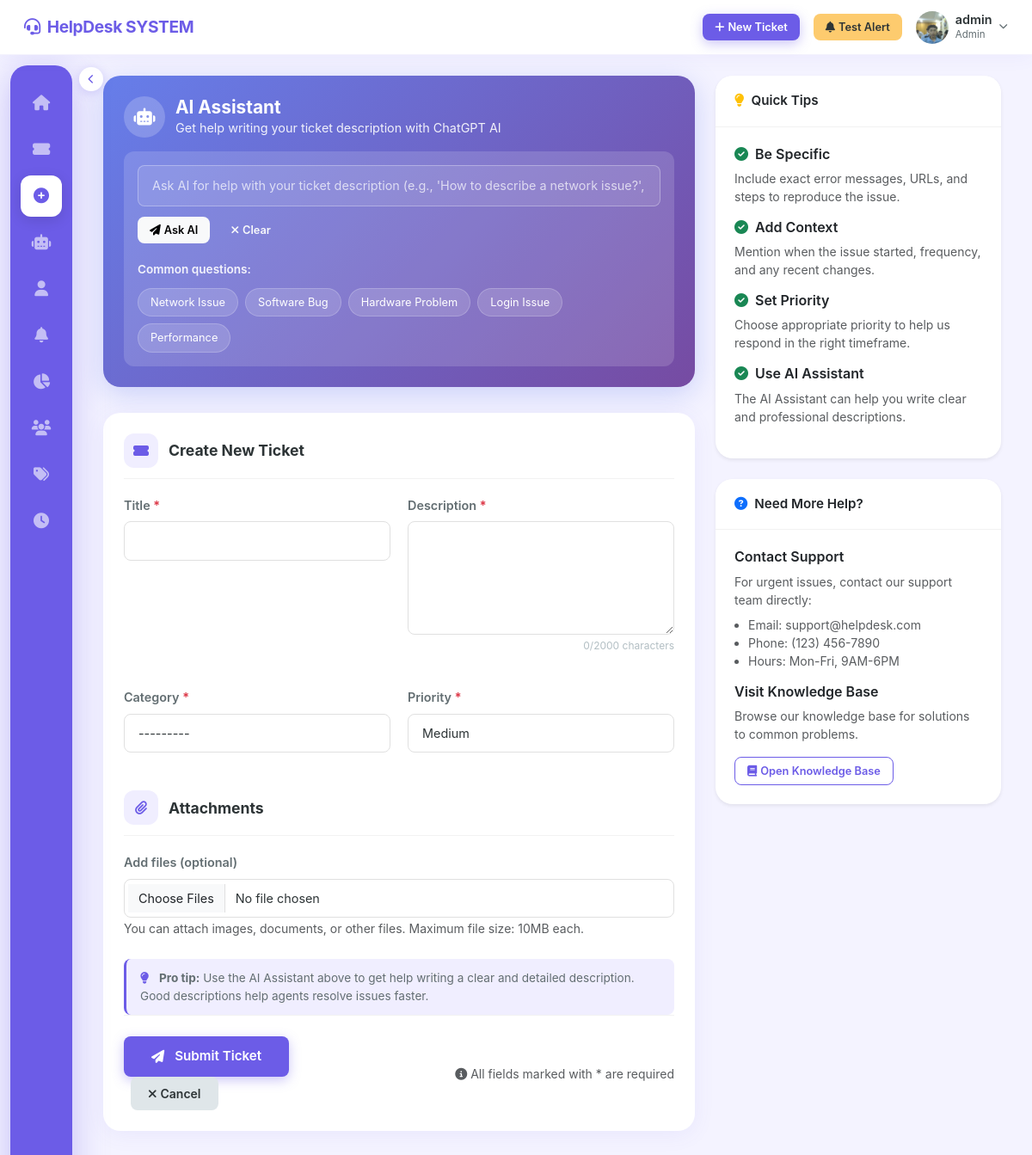
The page /tickets/create/ (signed in) on the database its author committed.
### accounts/models.py (models this page shows, shortened)
class User(AbstractUser):
    ROLE_CHOICES = [
        ('admin', 'Admin'),
        ('agent', 'Agent'),
        ('user', 'User'),
    ]
    role = models.CharField(max_length=10, choices=ROLE_CHOICES, default='user')
    phone = models.CharField(max_length=20, blank=True, null=True)
    profile_picture = models.ImageField(
        upload_to='profile_pictures/', blank=True, null=True
    )
    department = models.CharField(max_length=100, blank=True, null=True)
    created_at = models.DateTimeField(auto_now_add=True)
    updated_at = models.DateTimeField(auto_now=True)

### tickets/views.py (the view)
# urls.py: path('tickets/create/', views.ticket_create_view, name='ticket_create'),
@login_required
def ticket_create_view(request):
    if request.method == 'POST':
        form = TicketCreateForm(request.POST)
        files = request.FILES.getlist('attachments')
        if form.is_valid():
            ticket = form.save(commit=False)
            ticket.ticket_id = generate_ticket_id()
            ticket.created_by = request.user
            ticket.sla_deadline = calculate_sla_deadline(ticket.priority)
            ticket.save()
            for f in files:
                Attachment.objects.create(ticket=ticket, file=f, uploaded_by=request.user)
            log_ticket_history(ticket, request.user, 'Created', 'Ticket created.')
            send_ticket_notification(ticket, 'created')
            from .notifications import send_change_alert
            send_change_alert(
                user=request.user,
                action='create',
                object_type='ticket',
                object_info=f'Ticket #{ticket.ticket_id}: {ticket.title}',
                details=f'Priority: {ticket.get_priority_display()}, Category: {ticket.category.name if ticket.category else "None"}'
            )
            request.session['ios_notification'] = {
                'type': 'success',
                'title': 'Ticket Created',
                'message': f'Ticket #{ticket.ticket_id} created successfully',
                'icon': '✅',
                'auto_hide': True,
                'duration': 4000
            }
            messages.success(request, f'Ticket {ticket.ticket_id} created successfully.')
            return redirect('ticket_detail', ticket_id=ticket.ticket_id)
    else:
        form = TicketCreateForm()
    return render(request, 'tickets/create_ticket.html', {'form': form})

### tickets/templates/tickets/create_ticket.html (shortened to what this page needs)
{% extends 'base.html' %}
{% block content %}
<div class="container-fluid">
    <div class="row">
        <div class="col-lg-8">
            <div class="ai-assistant-container">
                <div class="ai-assistant-header">
                    <div class="ai-assistant-icon">
                        <i class="fas fa-robot"></i>
                    </div>
                    <div>
                        <h3 class="ai-assistant-title">AI Assistant</h3>
                        <p class="ai-assistant-subtitle">Get help writing your ticket description with ChatGPT AI</p>
                    </div>
                </div>
                <div class="ai-prompt-container">
                    <input type="text" class="ai-prompt-input" placeholder="Ask AI for help with your ticket description (e.g., 'How to describe a network issue?', 'Help me write about software bug', etc.)" id="aiPrompt">
                    <div class="ai-action-buttons">
                        <button class="btn btn-light btn-sm" id="aiAskButton">
                            <i class="fas fa-paper-plane me-1"></i>Ask AI
                        </button>
                        <button class="btn btn-outline-light btn-sm" id="aiClearButton">
                            <i class="fas fa-times me-1"></i>Clear
                        </button>
                    </div>
                    <div class="ai-suggestions">
                        <div class="ai-suggestion-title">Common questions:</div>
                        <div class="ai-suggestion-badges">
                            <div class="ai-suggestion-badge" data-prompt="How to describe a network connectivity issue?">Network Issue</div>
                            <div class="ai-suggestion-badge" data-prompt="Help me write about a software bug">Software Bug</div>
                            <div class="ai-suggestion-badge" data-prompt="How to report a hardware problem?">Hardware Problem</div>
                            <div class="ai-suggestion-badge" data-prompt="Best way to describe login issues?">Login Issue</div>
                            <div class="ai-suggestion-badge" data-prompt="How to explain a performance problem?">Performance</div>
                        </div>
                    </div>
                </div>
            </div>
            <div class="form-section">
                <div class="form-section-header">
                    <div class="form-section-icon">
                        <i class="fas fa-ticket-alt"></i>
                    </div>
                    <h4 class="form-section-title">Create New Ticket</h4>
                </div>
                <form method="post" enctype="multipart/form-data" novalidate id="ticketForm">
                    <div class="form-grid">
                        {% for field in form %}
                            <div class="form-group-enhanced">
                                <label class="form-label-enhanced" for="{{ field.id_for_label }}">
                                    {{ field.label }}
                                    {% if field.field.required %}<span class="text-danger">*</span>{% endif %}
                                </label>
                                {{ field }}
                                {% if field.name == 'description' %}
                                    <div class="char-counter" id="charCounter">0/2000 characters</div>
                                {% endif %}
                            </div>
                        {% endfor %}
                    </div>
                    <div class="form-section-header mt-4">
                        <div class="form-section-icon">
                            <i class="fas fa-paperclip"></i>
                        </div>
                        <h4 class="form-section-title">Attachments</h4>
                    </div>
                    <div class="mb-4">
                        <label class="form-label-enhanced">Add files (optional)</label>
                        <input type="file" name="attachments" class="form-control" id="attachmentsInput" multiple accept="image/*,.pdf,.doc,.docx,.xls,.xlsx,.txt">
                        <small class="form-text text-muted">You can attach images, documents, or other files. Maximum file size: 10MB each.</small>
                    </div>
                    <div class="ai-help-tip">
                        <i class="fas fa-lightbulb"></i>
                        <strong>Pro tip:</strong> Use the AI Assistant above to get help writing a clear and detailed description. Good descriptions help agents resolve issues faster.
                    </div>
                    <div class="form-actions">
                        <div>
                            <button class="btn btn-primary submit-button" type="submit">
                                <i class="fas fa-paper-plane me-1"></i>Submit Ticket
                            </button>
                            <a href="{% url 'ticket_list' %}" class="btn btn-secondary ms-2">
                                <i class="fas fa-times me-1"></i>Cancel
                            </a>
                        </div>
                        <div class="text-muted small">
                            <i class="fas fa-info-circle me-1"></i>All fields marked with * are required
                        </div>
                    </div>
                </form>
            </div>
        </div>
        <div class="col-lg-4">
            <div class="card shadow-sm mb-4">
                <div class="card-header bg-white fw-semibold">
                    <i class="fas fa-lightbulb me-2 text-warning"></i>Quick Tips
                </div>
                <div class="card-body">
                    <div class="mb-3">
                        <h6 class="fw-semibold"><i class="fas fa-check-circle text-success me-2"></i>Be Specific</h6>
                        <p class="small text-muted">Include exact error messages, URLs, and steps to reproduce the issue.</p>
                    </div>
                    <div class="mb-3">
                        <h6 class="fw-semibold"><i class="fas fa-check-circle text-success me-2"></i>Add Context</h6>
                        <p class="small text-muted">Mention when the issue started, frequency, and any recent changes.</p>
                    </div>
                    <div class="mb-3">
                        <h6 class="fw-semibold"><i class="fas fa-check-circle text-success me-2"></i>Set Priority</h6>
                        <p class="small text-muted">Choose appropriate priority to help us respond in the right timeframe.</p>
                    </div>
                    <div class="mb-3">
                        <h6 class="fw-semibold"><i class="fas fa-check-circle text-success me-2"></i>Use AI Assistant</h6>
                        <p class="small text-muted">The AI Assistant can help you write clear and professional descriptions.</p>
                    </div>
                </div>
            </div>
            <div class="card shadow-sm">
                <div class="card-header bg-white fw-semibold">
                    <i class="fas fa-question-circle me-2 text-primary"></i>Need More Help?
                </div>
                <div class="card-body">
                    <div class="mb-3">
                        <h6 class="fw-semibold">Contact Support</h6>
                        <p class="small text-muted mb-2">For urgent issues, contact our support team directly:</p>
                        <ul class="small text-muted ps-3">
                            <li>Email: support@helpdesk.com</li>
                            <li>Phone: (123) 456-7890</li>
                            <li>Hours: Mon-Fri, 9AM-6PM</li>
                        </ul>
                    </div>
                    <div>
                        <h6 class="fw-semibold">Visit Knowledge Base</h6>
                        <p class="small text-muted">Browse our knowledge base for solutions to common problems.</p>
                        <a href="#" class="btn btn-outline-primary btn-sm">
                            <i class="fas fa-book me-1"></i>Open Knowledge Base
                        </a>
                    </div>
                </div>
            </div>
        </div>
    </div>
</div>
{% endblock %}

### templates/base.html (shortened to what this page needs)
<!DOCTYPE html>
<html lang="en">
<head>
  <link rel="stylesheet" href="https://cdn.jsdelivr.net/npm/bootstrap@5.3.2/dist/css/bootstrap.min.css">
  <link rel="stylesheet" href="https://cdnjs.cloudflare.com/ajax/libs/font-awesome/6.4.2/css/all.min.css">
  {% load static %}
  <link rel="stylesheet" href="{% static 'css/style.css' %}">
</head>
<body>
{% if user.is_authenticated %}
<nav class="navbar">
  <a class="navbar-brand" href="{% url 'dashboard' %}">
    <i class="fa fa-headset"></i>HelpDesk SYSTEM
  </a>
  <div class="ms-auto d-flex align-items-center gap-3">
    <a href="{% url 'ticket_create' %}" class="btn btn-primary btn-sm">
      <i class="fa fa-plus me-1"></i>New Ticket
    </a>
    {% if user.is_authenticated and user.role == 'admin' %}
    <button id="testNotificationBtn" class="btn btn-warning btn-sm">
      <i class="fa fa-bell me-1"></i>Test Alert
    </button>
    {% endif %}
    <div class="dropdown">
      <div data-bs-toggle="dropdown" style="cursor:pointer;" class="d-flex align-items-center gap-2">
        {% if user.profile_picture %}
          <img src="{{ user.profile_picture.url }}" class="nav-avatar" alt="">
        {% else %}
          <div class="nav-avatar-initials">{{ user.username|slice:":1"|upper }}</div>
        {% endif %}
        <div class="d-none d-md-block">
          <div class="fw-semibold" style="font-size:.9rem;line-height:1.2;">{{ user.username }}</div>
          <div style="font-size:.72rem;color:var(--text-secondary);">{{ user.get_role_display }}</div>
        </div>
        <i class="fa fa-chevron-down" style="font-size:.65rem;color:var(--text-secondary);"></i>
      </div>
    </div>
  </div>
</nav>
<button class="sidebar-toggle" id="sidebarToggle" title="Toggle sidebar">
</button>
<nav class="sidebar" id="sidebar">
  <a class="nav-link {% if request.resolver_match.url_name == 'dashboard' %}active{% endif %}"
     href="{% url 'dashboard' %}" title="Dashboard">
    <i class="fa fa-home"></i>
  </a>
  <a class="nav-link {% if request.resolver_match.url_name == 'ticket_list' %}active{% endif %}"
     href="{% url 'ticket_list' %}" title="Tickets">
    <i class="fa fa-ticket-alt"></i>
  </a>
  <a class="nav-link {% if request.resolver_match.url_name == 'ticket_create' %}active{% endif %}"
     href="{% url 'ticket_create' %}" title="New Ticket">
    <i class="fa fa-plus-circle"></i>
  </a>
  <a class="nav-link {% if request.resolver_match.url_name == 'ai_chat' %}active{% endif %}"
     href="{% url 'ai_chat' %}" title="Q&A AI">
    <i class="fa fa-robot"></i>
  </a>
  <a class="nav-link {% if request.resolver_match.url_name == 'profile' %}active{% endif %}"
     href="{% url 'profile' %}" title="Profile">
    <i class="fa fa-user"></i>
  </a>
  {% if user.role == 'admin' %}
  <a class="nav-link {% if request.resolver_match.url_name == 'notification_test' %}active{% endif %}"
     href="{% url 'notification_test' %}" title="Test Notifications">
    <i class="fa fa-bell"></i>
  </a>
  {% endif %}
  {% if user.role == 'admin' or user.role == 'agent' %}
  <a class="nav-link {% if request.resolver_match.url_name == 'reports' %}active{% endif %}"
     href="{% url 'reports' %}" title="Reports">
    <i class="fa fa-chart-pie"></i>
  </a>
  {% endif %}
  {% if user.role == 'admin' %}
  <a class="nav-link {% if 'user' in request.resolver_match.url_name %}active{% endif %}"
     href="{% url 'user_list' %}" title="Users">
    <i class="fa fa-users"></i>
  </a>
  <a class="nav-link {% if 'category' in request.resolver_match.url_name %}active{% endif %}"
     href="{% url 'category_list' %}" title="Categories">
    <i class="fa fa-tags"></i>
  </a>
  <a class="nav-link {% if 'sla' in request.resolver_match.url_name %}active{% endif %}"
     href="{% url 'sla_list' %}" title="SLA Rules">
    <i class="fa fa-clock"></i>
  </a>
  {% endif %}
</nav>
<main class="main-content" id="mainContent">
  {% block content %}{% endblock %}
</main>
{% endif %}
{% load static %}
</body>
</html>

### rows shown on the page
User: profile_picture (picture), username "admin", role "Admin"

### other values the page prints
{{ field.label }} "Title" "Description" "Category" "Priority"
